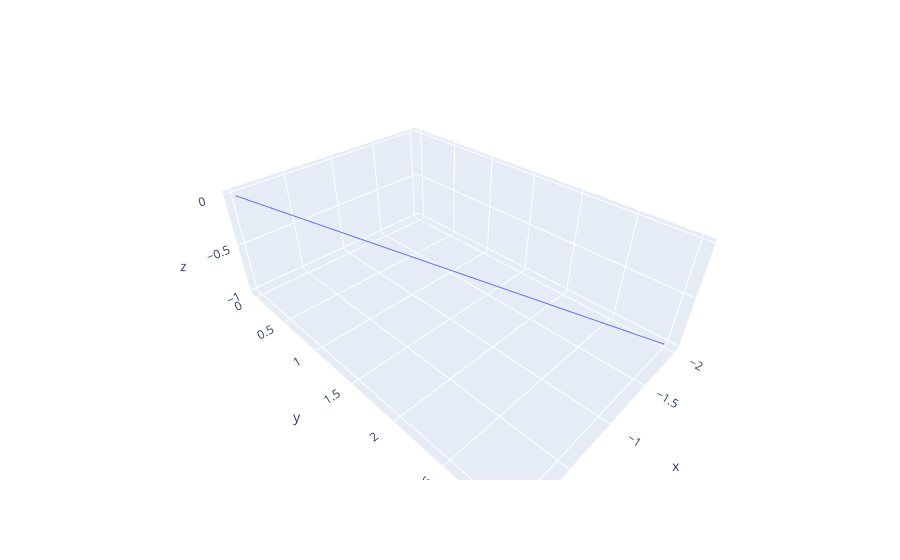
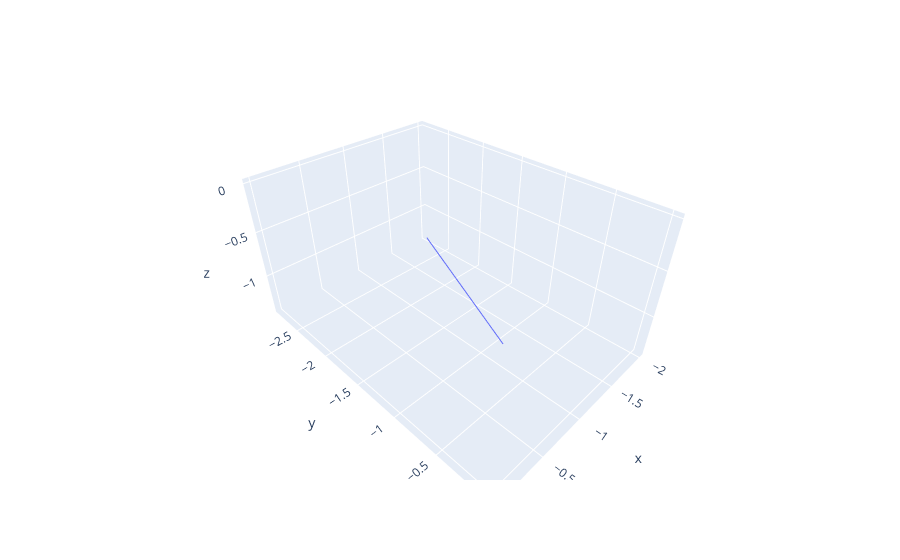

Notebook source saved alongside these figures, in order:
### Code cell
import plotly.express as px
import numpy as np
import math

theta = math.radians(225)

#Transofrmation matrices for R3

"""to rotate by theta around x axis """
T_x = Matrix([[1,0,0],[0,cos(theta),(-1*sin(theta))],[0,sin(theta),cos(theta)]])

"""to rotate by theta around x axis """
T_y = Matrix([[1,0,0],[0,cos(theta),(-1*sin(theta))],[0,sin(theta),cos(theta)]])

"""to rotate by theta around z axis """
T_z = Matrix([[1,0,0],[0,cos(theta),(-1*sin(theta))],[0,sin(theta),cos(theta)]])

#preimage
A = Matrix([[-2],[3],[-1]])

"""refer to Eq[95]"""
B = Matrix(np.dot(T_z,A))

#Plot
data = A.col_insert(1,B).tolist()
"""convert to all elements uniform data type (float)"""
d = [[float(x.round(3)) for x in l] for l in data]
d

preimage= px.line_3d( x=[0,d[0][0]], y=[0,d[1][0]], z=[0,d[2][0]])
preimage.show()
image = px.line_3d(x=[0,d[0][1]], y=[0,d[1][1]], z=[0,d[2][1]])
image.show()

### Figure 1 — Plotly figure (JSON) as saved in the notebook; plotly's stock layout.template omitted (floating-point values rounded to 4 significant figures)
{"data": [{"hovertemplate": "x=%{x}<br>y=%{y}<br>z=%{z}<extra></extra>", "legendgroup": "", "line": {"color": "#636efa", "dash": "solid"}, "marker": {"symbol": "circle"}, "mode": "lines", "name": "", "scene": "scene", "showlegend": false, "type": "scatter3d", "x": [0, -2], "y": [0, 3], "z": [0, -1]}], "layout": {"legend": {"tracegroupgap": 0}, "margin": {"t": 60}, "scene": {"domain": {"x": [0, 1], "y": [0, 1]}, "xaxis": {"title": {"text": "x"}}, "yaxis": {"title": {"text": "y"}}, "zaxis": {"title": {"text": "z"}}}}}

### Figure 2 — Plotly figure (JSON) as saved in the notebook; plotly's stock layout.template omitted (floating-point values rounded to 4 significant figures)
{"data": [{"hovertemplate": "x=%{x}<br>y=%{y}<br>z=%{z}<extra></extra>", "legendgroup": "", "line": {"color": "#636efa", "dash": "solid"}, "marker": {"symbol": "circle"}, "mode": "lines", "name": "", "scene": "scene", "showlegend": false, "type": "scatter3d", "x": [0, -2], "y": [0, -2.828], "z": [0, -1.414]}], "layout": {"legend": {"tracegroupgap": 0}, "margin": {"t": 60}, "scene": {"domain": {"x": [0, 1], "y": [0, 1]}, "xaxis": {"title": {"text": "x"}}, "yaxis": {"title": {"text": "y"}}, "zaxis": {"title": {"text": "z"}}}}}
